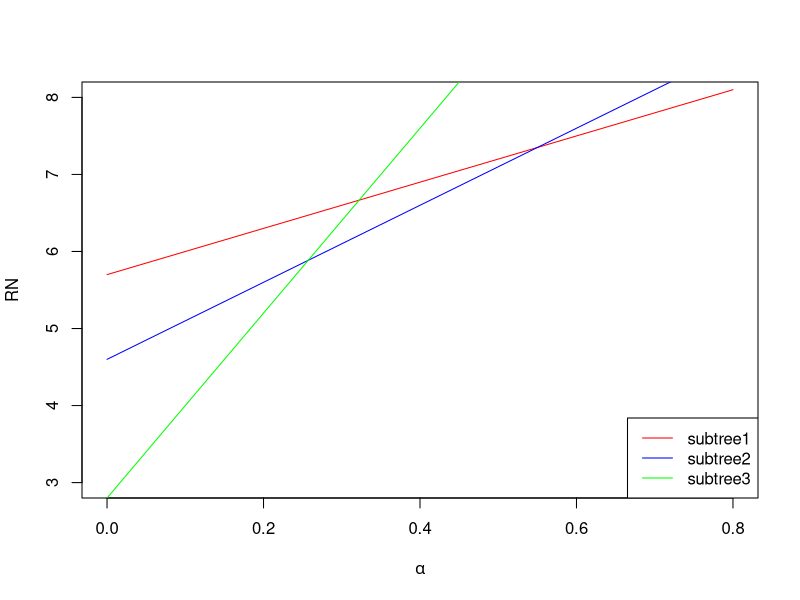

This figure's R source:
## ---- chunk 1
alpha <- seq(0, 0.8, by = 0.2)
R1 <- 5.7
R2 <- 4.6
R3 <- 2.8

RN1 <- R1 + 3 * alpha
RN2 <- R2 + 5 * alpha
RN3 <- R3 + 12 * alpha

plot(alpha, RN1, type = 'l', col = 'red', xlab = expression(alpha), ylab = 'RN', ylim = c(3, 8))
lines(alpha, RN2, col = 'blue')
lines(alpha, RN3, col = 'green')
legend('bottomright', legend = c('subtree1', 'subtree2', 'subtree3'),  
  lty = c(1, 1, 1), col = c('red', 'blue', 'green'))
